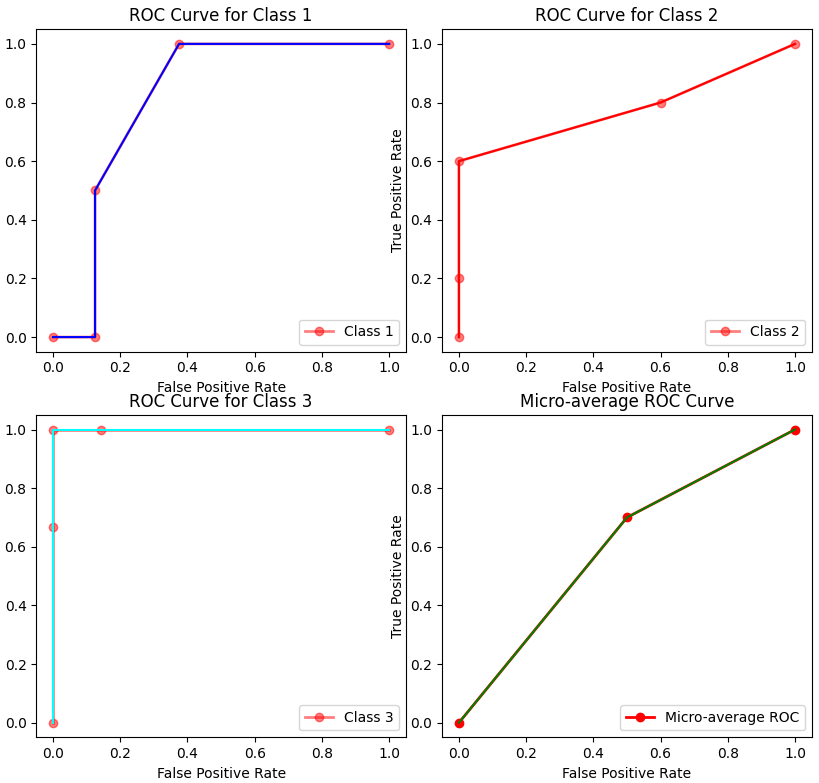

Recreate this plot in Python.
import numpy as np
import matplotlib.pyplot as plt
from sklearn import metrics
from sklearn.metrics import roc_curve

tt = [['N', 'N', 'T'], ['N', 'T', 'N'], ['T', 'N', 'N'], ['N', 'N', 'T'], ['T', 'N', 'N'],
      ['N', 'T', 'N'], ['N', 'T', 'N'], ['N', 'T', 'N'], ['N', 'N', 'T'], ['N', 'T', 'N']]
pp = [[0.1, 0.2, 0.7], [0.1, 0.6, 0.3], [0.5, 0.2, 0.3], [0.1, 0.1, 0.8], [0.4, 0.2, 0.4],
      [0.6, 0.3, 0.1], [0.4, 0.2, 0.4], [0.4, 0.1, 0.5], [0.1, 0.1, 0.8], [0.1, 0.8, 0.1]]

y_true = np.array([label == 'T' for sublist in tt for label in sublist]).reshape(len(tt), -1)
y_scores = np.array(pp)

micro_tpr = 0.0
micro_fpr = 0.0
micro_pos = 0
micro_neg = 0

for scores, labels in zip(y_scores, y_true):
      fpr, tpr, thresholds = roc_curve(labels, scores)
      micro_tpr += np.sum(tpr[:-1] * (fpr[1:] - fpr[:-1]))
      micro_fpr += np.sum(fpr[1:] - fpr[:-1])
      micro_pos += np.sum(labels)
      micro_neg += np.sum(~labels)

micro_tpr /= micro_pos
micro_fpr /= micro_neg

# 绘制ROC曲线
plt.figure(figsize=(15, 10))

# 绘制每个类别的ROC曲线
colors = ['blue', 'red', 'cyan']
labels = ['Class 1', 'Class 2', 'Class 3']
for i in range(3):
      plt.subplot(2, 2, i + 1)  
      fpr, tpr, thresholds = roc_curve(y_true[:, i], y_scores[:, i])
      plt.plot(fpr, tpr, 'r',marker='o', lw=2, alpha=0.5, label=labels[i])
      plt.plot(fpr, tpr, color=colors[i])
      plt.xlabel('False Positive Rate')
      plt.ylabel('True Positive Rate')
      plt.title(f'ROC Curve for {labels[i]}')
      plt.legend(loc="lower right")

# 绘制micro-averaging的ROC曲线
plt.subplot(2, 2, 4)  
plt.plot([0, micro_fpr, 1], [0, micro_tpr, 1], color='red',marker='o', lw=2, label='Micro-average ROC')
plt.plot( [0, micro_fpr, 1], [0, micro_tpr, 1],'g')
plt.xlabel('False Positive Rate')
plt.ylabel('True Positive Rate')
plt.title('Micro-average ROC Curve')
plt.legend(loc="lower right")

plt.tight_layout()
plt.show()
